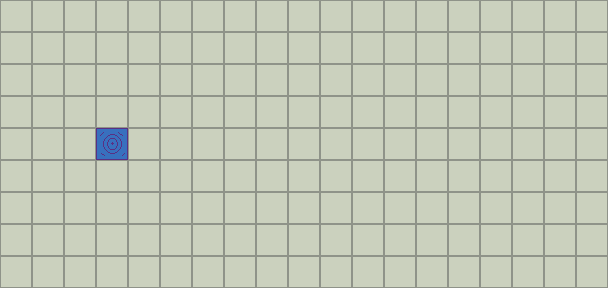

The image is a tile-based game level rendered from a .tmx file. Its description and complete source (layers, tilesets, objects, tile grids) follow:
An orthogonal 19x9 tile map with 32x32 px tiles, 1 tile layer (Tile Layer).

<map version="1.5" tiledversion="1.6.0" orientation="orthogonal" renderorder="right-down" width="19" height="9" tilewidth="32" tileheight="32" infinite="0" backgroundcolor="#8f9389" nextlayerid="3" nextobjectid="512">
 <tileset firstgid="1" name="tileset" tilewidth="32" tileheight="32" tilecount="25" columns="5">
  <image source="../tileset.png" width="160" height="160" />
 </tileset>
 <layer id="1" name="Tile Layer" width="19" height="9">
  <data encoding="csv">
1,1,1,1,1,1,1,1,1,1,1,1,1,1,1,1,1,1,1,
1,1,1,1,1,1,1,1,1,1,1,1,1,1,1,1,1,1,1,
1,1,1,1,1,1,1,1,1,1,1,1,1,1,1,1,1,1,1,
1,1,1,1,1,1,1,1,1,1,1,1,1,1,1,1,1,1,1,
1,1,1,25,1,1,1,1,1,1,1,1,1,1,1,1,1,1,1,
1,1,1,1,1,1,1,1,1,1,1,1,1,1,1,1,1,1,1,
1,1,1,1,1,1,1,1,1,1,1,1,1,1,1,1,1,1,1,
1,1,1,1,1,1,1,1,1,1,1,1,1,1,1,1,1,1,1,
1,1,1,1,1,1,1,1,1,1,1,1,1,1,1,1,1,1,1
</data>
 </layer>
 <objectgroup id="2" name="Object Layer" />
</map>
